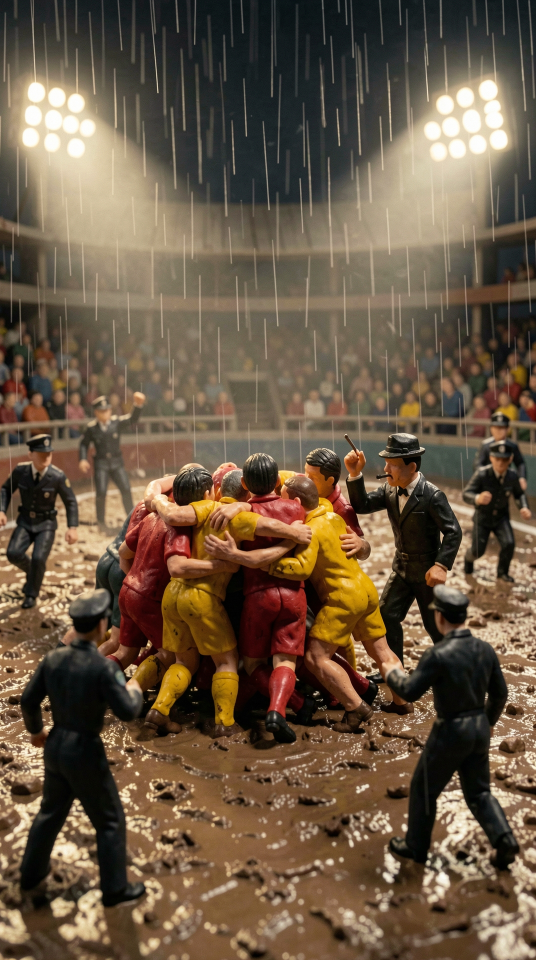
#> input picture scripts/guineo/animacion/ref-plastilina.png, 1072 x 1920 px (shown at 1/2 size)
$ python -i guineo_fx.py   (imports and definitions only)
#> lines starting #> are read from the running program, lines starting #| are printed output that depends on the picture
"""Guineo FX: efectos y plantillas para variar los cortos sin perder el estilo Guineo Comunicaciones.

Todo trabaja a 1080x1920, 30 fps, con las fuentes y colores del generador (generar.py).

Cambios pequeños
  tone(im, mood)                 paleta por tono: "recuerdo" (blanco y negro sepia con grano), "urgente" (rojo),
                                 "celebracion" (dorado), "presente" (sin cambio)
  apply_edges(src, dest, ...)    transición de entrada/salida de un plano y su paleta:
                                 "barrido", "zoom", "rota", "flash", "glitch"
  numero_layer(valor, t)         número que cuenta hacia arriba (3.321) o letras que rebotan (6.º, 4:22.87)
  apply_band(src, dest, ticker)  franja fija de noticiero Guineo con texto corrido sobre todo el video

Plantillas de formato (cada una escribe un plano .mp4)
  render_cifra(...)              tarjeta de cifra con número animado sobre clip teñido
  render_top(...)                paso de cuenta regresiva "Top 5"
  render_sabias(...)             tarjeta "¿Sabías que…?" con el dato escribiéndose
  render_split(...)              pantalla dividida "Antes / Ahora"
  render_mapa(...)               mapa estilo radar con ruta animada entre ciudades
  render_portada(...)            portada de serie (PREVIA / RESULTADO) para videos encadenados
"""
import importlib.util, json, math, os, subprocess
import numpy as np
from PIL import Image, ImageDraw, ImageFilter, ImageEnhance, ImageOps

HERE = os.path.dirname(os.path.abspath(__file__))
_spec = importlib.util.spec_from_file_location("g_fx", os.path.join(HERE, "generar.py"))
# [1 line not run here, left out]
# [1 line that did not run here, left out]
# [1 line that did not run here, left out]
# [1 line that did not run here, left out]


# [8 lines left out: function marca, not called in this run]


# ---------------------------------------------------------------- I/O
def count_frames(path):
    out = subprocess.run(["ffprobe", "-v", "error", "-count_packets", "-select_streams", "v:0", "-show_entries",
                          "stream=nb_read_packets", "-of", "csv=p=0", path], capture_output=True, text=True).stdout
    return int(out.strip() or 0)


# [8 lines left out: function stream, not called in this run]


def writer(dest, crf=19):
    return subprocess.Popen(["ffmpeg", "-y", "-loglevel", "error", "-f", "rawvideo", "-pix_fmt", "rgb24", "-s", f"{W}x{H}", "-r", str(FPS),
                             "-i", "-", "-c:v", "libx264", "-preset", "veryfast", "-crf", str(crf), "-pix_fmt", "yuv420p", dest], stdin=subprocess.PIPE)


# [4 lines left out: function fade_layer, not called in this run]


def progress(im, start, t, total):
    if total:
        ImageDraw.Draw(im).rectangle([0, H - 14, int(W * min(1, (start + t) / total)), H], fill=Y)


# ---------------------------------------------------------------- paletas
_GRAIN = None


# [96 lines left out: functions tone, fx_barrido, fx_zoom, fx_rota, fx_flash, fx_glitch and 1 more, not called in this run]


def apply_edges(src, dest, t_in=None, t_out=None, mood=None, frames=7, color=None):
    """Repinta un plano: paleta y transiciones de entrada/salida (sin cambiar su duración)."""
    n = count_frames(src); p = writer(dest + ".tmp.mp4")
    for i, im in enumerate(stream(src)):
        im = tone(im, mood, i)
        if t_in:
            im = transition(im, t_in, max(0.0, 1 - i / frames), "in", i, color)
        if t_out:
            im = transition(im, t_out, max(0.0, 1 - (n - 1 - i) / frames), "out", i, color)
        p.stdin.write(im.tobytes())
    p.stdin.close(); p.wait(); os.replace(dest + ".tmp.mp4", dest)


# ---------------------------------------------------------------- números animados
def _fmt(v, dec_sep=None):
    s = f"{int(round(v)):,}".replace(",", ".")
    return s


# [27 lines left out: function numero_layer, not called in this run]


# ---------------------------------------------------------------- franja de noticiero
BAND_Y = 1690


# [42 lines left out: functions band_layer, apply_band, fondo_iter, not called in this run]


def _caps(caption, marks, vo):
    return g.trozos(caption, marks, vo) if caption else None


# [191 lines left out: functions _cap_at, _common, _text_block, render_cifra, render_top, render_sabias and 4 more, not called in this run]

>>> import cv2
>>> picture = cv2.imread('animacion/ref-plastilina.png', cv2.IMREAD_GRAYSCALE)
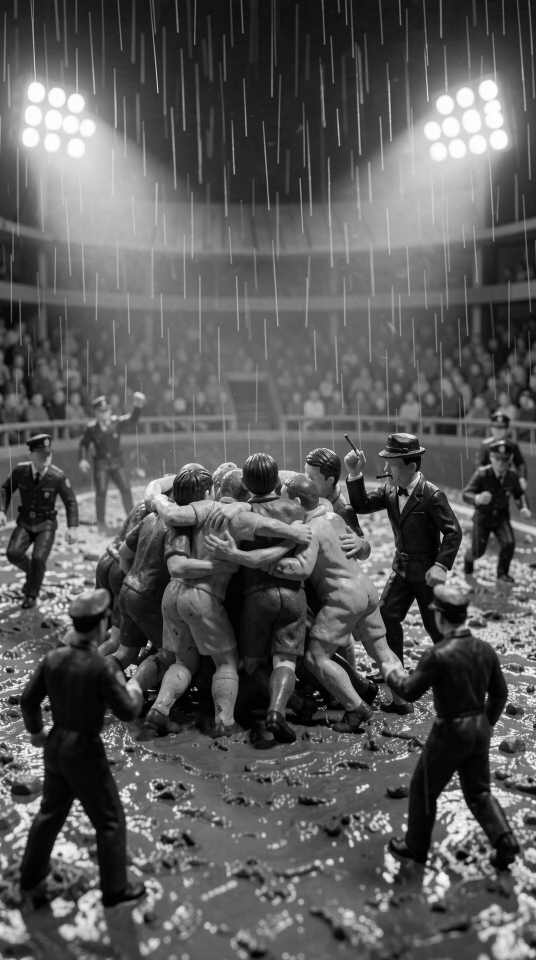
#> picture: shape (1920, 1072) (shown at 1/2 size); min 0, max 255, mean 90.1
>>> result = apply_edges(picture, 'out.png')
#> (the run stopped early here; a loop or call above may not have finished)
